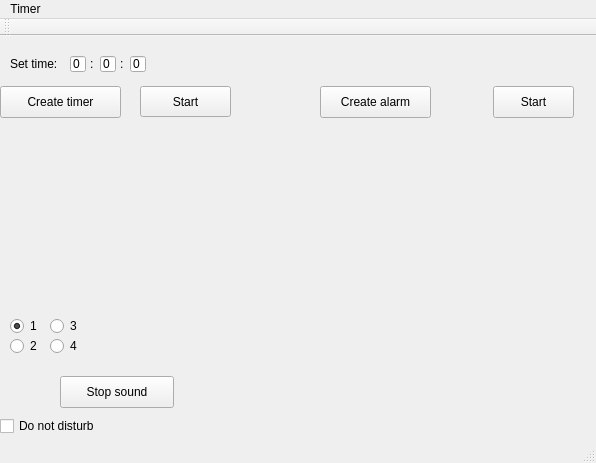
<?xml version="1.0" encoding="UTF-8"?>
<ui version="4.0">
 <class>MainWindow</class>
 <widget class="QMainWindow" name="MainWindow">
  <property name="geometry">
   <rect>
    <x>0</x>
    <y>0</y>
    <width>596</width>
    <height>463</height>
   </rect>
  </property>
  <property name="windowTitle">
   <string>MainWindow</string>
  </property>
  <widget class="QWidget" name="centralWidget">
   <widget class="QLabel" name="label_2">
    <property name="geometry">
     <rect>
      <x>10</x>
      <y>20</y>
      <width>71</width>
      <height>16</height>
     </rect>
    </property>
    <property name="text">
     <string>Set time:</string>
    </property>
   </widget>
   <widget class="QPushButton" name="startTimer">
    <property name="geometry">
     <rect>
      <x>140</x>
      <y>50</y>
      <width>91</width>
      <height>31</height>
     </rect>
    </property>
    <property name="text">
     <string>Start</string>
    </property>
   </widget>
   <widget class="QLabel" name="label_3">
    <property name="geometry">
     <rect>
      <x>90</x>
      <y>20</y>
      <width>16</width>
      <height>16</height>
     </rect>
    </property>
    <property name="text">
     <string>:</string>
    </property>
   </widget>
   <widget class="QLabel" name="label_4">
    <property name="geometry">
     <rect>
      <x>120</x>
      <y>20</y>
      <width>16</width>
      <height>16</height>
     </rect>
    </property>
    <property name="text">
     <string>:</string>
    </property>
   </widget>
   <widget class="QLineEdit" name="hourEdit">
    <property name="geometry">
     <rect>
      <x>70</x>
      <y>20</y>
      <width>16</width>
      <height>16</height>
     </rect>
    </property>
    <property name="text">
     <string>0</string>
    </property>
   </widget>
   <widget class="QLineEdit" name="minuteEdit">
    <property name="geometry">
     <rect>
      <x>100</x>
      <y>20</y>
      <width>16</width>
      <height>16</height>
     </rect>
    </property>
    <property name="text">
     <string>0</string>
    </property>
   </widget>
   <widget class="QLineEdit" name="secondEdit">
    <property name="geometry">
     <rect>
      <x>130</x>
      <y>20</y>
      <width>16</width>
      <height>16</height>
     </rect>
    </property>
    <property name="text">
     <string>0</string>
    </property>
   </widget>
   <widget class="QLabel" name="label_5">
    <property name="geometry">
     <rect>
      <x>250</x>
      <y>140</y>
      <width>61</width>
      <height>21</height>
     </rect>
    </property>
    <property name="text">
     <string/>
    </property>
   </widget>
   <widget class="QPushButton" name="createTimer">
    <property name="geometry">
     <rect>
      <x>0</x>
      <y>50</y>
      <width>121</width>
      <height>32</height>
     </rect>
    </property>
    <property name="text">
     <string>Create timer</string>
    </property>
   </widget>
   <widget class="QWidget" name="gridLayoutWidget">
    <property name="geometry">
     <rect>
      <x>10</x>
      <y>100</y>
      <width>261</width>
      <height>171</height>
     </rect>
    </property>
    <layout class="QGridLayout" name="gridLayoutTimer"/>
   </widget>
   <widget class="QLabel" name="label">
    <property name="geometry">
     <rect>
      <x>250</x>
      <y>10</y>
      <width>59</width>
      <height>16</height>
     </rect>
    </property>
    <property name="text">
     <string/>
    </property>
   </widget>
   <widget class="QPushButton" name="createAlarm">
    <property name="geometry">
     <rect>
      <x>320</x>
      <y>50</y>
      <width>111</width>
      <height>32</height>
     </rect>
    </property>
    <property name="text">
     <string>Create alarm</string>
    </property>
   </widget>
   <widget class="QWidget" name="gridLayoutWidget_2">
    <property name="geometry">
     <rect>
      <x>320</x>
      <y>100</y>
      <width>271</width>
      <height>171</height>
     </rect>
    </property>
    <layout class="QGridLayout" name="gridLayoutAlarm"/>
   </widget>
   <widget class="QRadioButton" name="radioButton_1">
    <property name="enabled">
     <bool>true</bool>
    </property>
    <property name="geometry">
     <rect>
      <x>10</x>
      <y>280</y>
      <width>31</width>
      <height>20</height>
     </rect>
    </property>
    <property name="text">
     <string>1</string>
    </property>
    <property name="checked">
     <bool>true</bool>
    </property>
   </widget>
   <widget class="QRadioButton" name="radioButton_2">
    <property name="geometry">
     <rect>
      <x>10</x>
      <y>300</y>
      <width>31</width>
      <height>20</height>
     </rect>
    </property>
    <property name="text">
     <string>2</string>
    </property>
   </widget>
   <widget class="QRadioButton" name="radioButton_3">
    <property name="geometry">
     <rect>
      <x>50</x>
      <y>280</y>
      <width>31</width>
      <height>20</height>
     </rect>
    </property>
    <property name="text">
     <string>3</string>
    </property>
   </widget>
   <widget class="QPushButton" name="stopSound">
    <property name="geometry">
     <rect>
      <x>60</x>
      <y>340</y>
      <width>114</width>
      <height>32</height>
     </rect>
    </property>
    <property name="text">
     <string>Stop sound</string>
    </property>
   </widget>
   <widget class="QPushButton" name="startAlarm">
    <property name="geometry">
     <rect>
      <x>493</x>
      <y>50</y>
      <width>81</width>
      <height>32</height>
     </rect>
    </property>
    <property name="text">
     <string>Start</string>
    </property>
   </widget>
   <widget class="QCheckBox" name="doNotDisturb">
    <property name="geometry">
     <rect>
      <x>0</x>
      <y>380</y>
      <width>111</width>
      <height>20</height>
     </rect>
    </property>
    <property name="text">
     <string>Do not disturb</string>
    </property>
   </widget>
   <widget class="QRadioButton" name="radioButton_4">
    <property name="geometry">
     <rect>
      <x>50</x>
      <y>300</y>
      <width>101</width>
      <height>20</height>
     </rect>
    </property>
    <property name="text">
     <string>4</string>
    </property>
   </widget>
  </widget>
  <widget class="QMenuBar" name="menuBar">
   <property name="geometry">
    <rect>
     <x>0</x>
     <y>0</y>
     <width>596</width>
     <height>22</height>
    </rect>
   </property>
   <widget class="QMenu" name="menuTimer">
    <property name="title">
     <string>Timer</string>
    </property>
   </widget>
   <addaction name="menuTimer"/>
  </widget>
  <widget class="QToolBar" name="mainToolBar">
   <attribute name="toolBarArea">
    <enum>TopToolBarArea</enum>
   </attribute>
   <attribute name="toolBarBreak">
    <bool>false</bool>
   </attribute>
  </widget>
  <widget class="QStatusBar" name="statusBar"/>
 </widget>
 <layoutdefault spacing="6" margin="11"/>
 <resources/>
 <connections/>
</ui>
